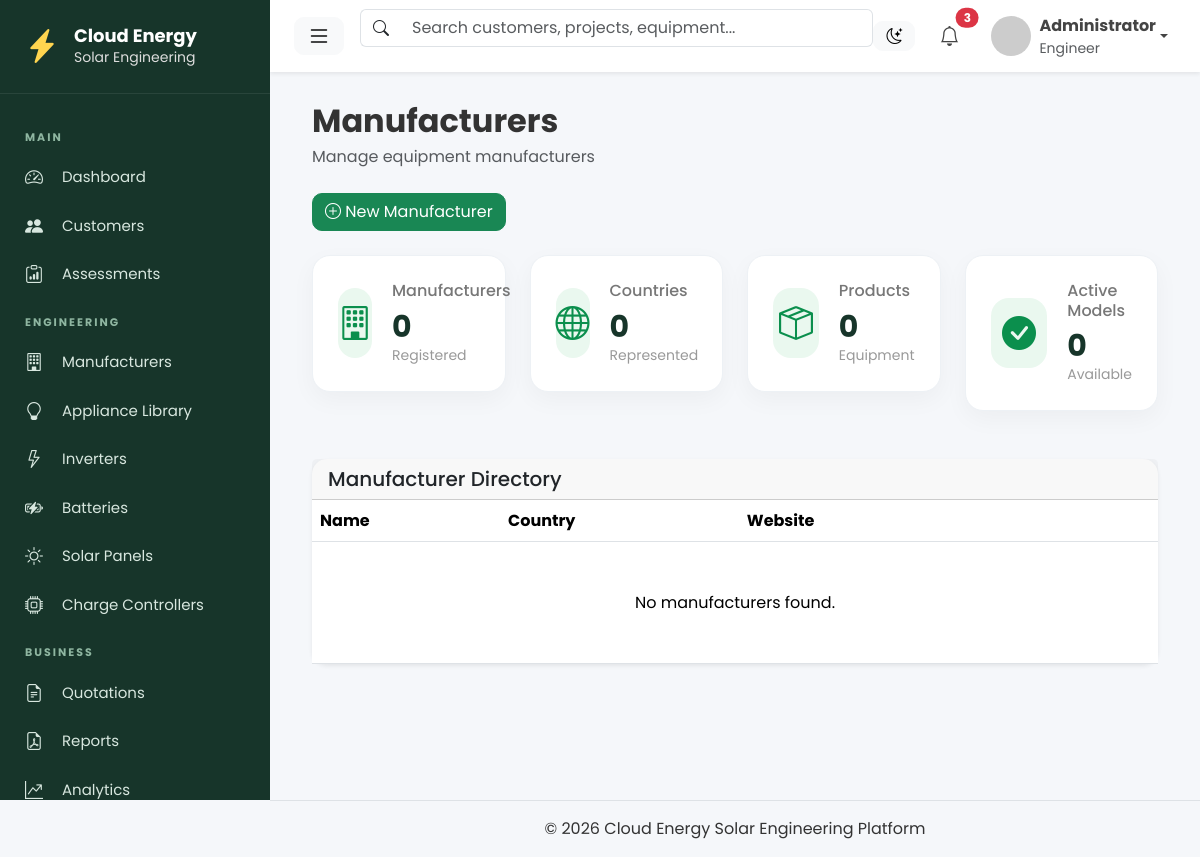
Before: /equipment/manufacturers/ with the older database file.
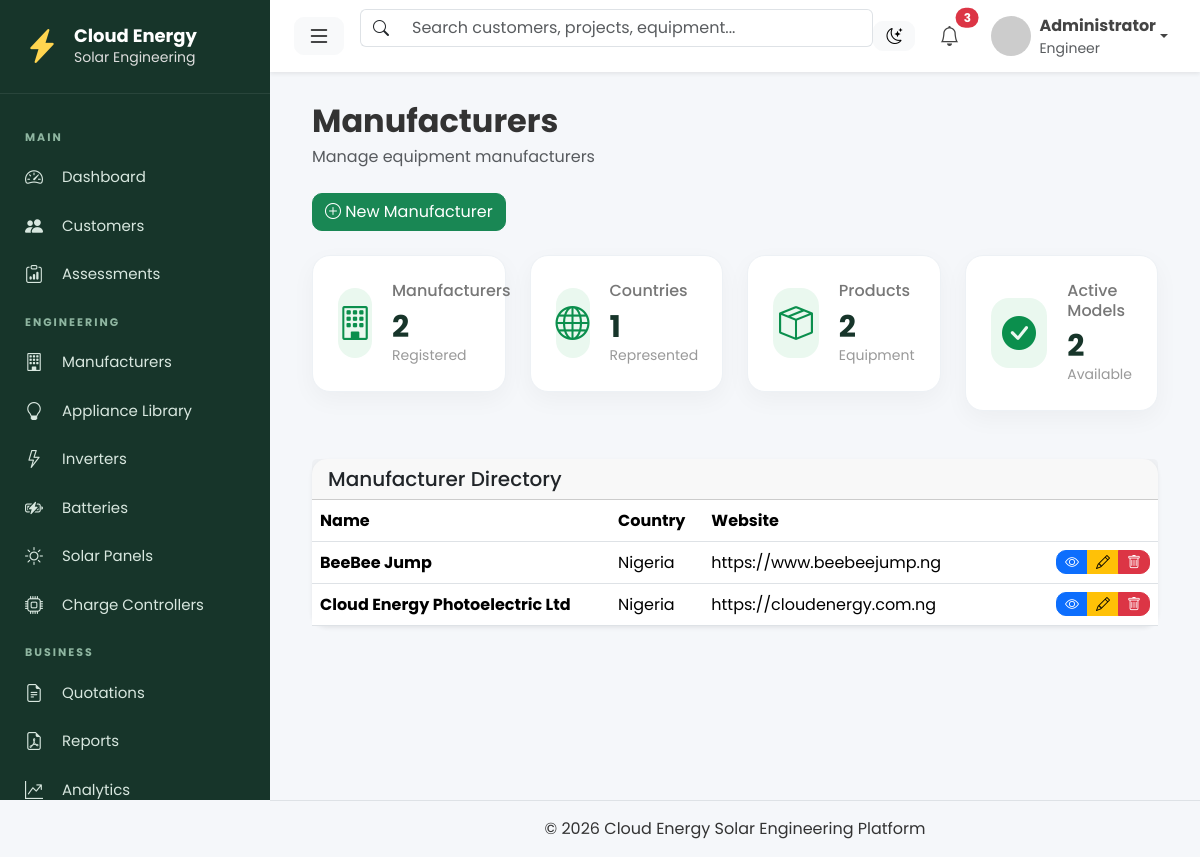
After: the same page with the newer database file.
### equipment/models.py (models this page shows, shortened)
class Manufacturer(models.Model):
    name = models.CharField(
        max_length=100,
        unique=True,
    )
    logo = models.ImageField(
        upload_to="manufacturers/",
        blank=True,
        null=True
    )
    website = models.URLField(
        blank=True,
    )
    support_email = models.EmailField(blank=True)
    support_phone = models.CharField(
        max_length=30,
        blank=True
    )
    country = models.CharField(
        max_length=100,
        blank=True
    )
    notes = models.TextField(
        blank=True
    )
    active = models.BooleanField(
        default=True,
    )
    class Meta:
        ordering = ["name"]

### equipment/views.py (the view)
class ManufacturerListView(ListView):
    model = Manufacturer
    template_name = "equipment/manufacturers/manufacturer_list.html"
    context_object_name = "manufacturers"
    paginate_by = 15
    queryset = Manufacturer.objects.order_by("name")
    def get_context_data(self, **kwargs):
        context = super().get_context_data(**kwargs)
        queryset = Manufacturer.objects.all()
        context["manufacturers_count"] = queryset.count()
        context["countries_count"] = (
            queryset.exclude(country="")
            .values("country")
            .distinct()
            .count()
        )
        context["products_count"] = (
            SolarPanel.objects.count()
            + Battery.objects.count()
            + Inverter.objects.count()
            + ChargeController.objects.count()
        )
        context["active_products"] = (
            SolarPanel.objects.filter(active=True).count()
            + Battery.objects.filter(active=True).count()
            + Inverter.objects.filter(active=True).count()
            + ChargeController.objects.filter(active=True).count()
        )
        return context

### templates/equipment/manufacturers/manufacturer_list.html (shortened to what this page needs)
{% extends "layouts/base.html" %}
{% block content %}
{% include "components/page_header.html" with title="Manufacturers" subtitle="Manage equipment manufacturers" %}
<div class="mb-4">
    <a href="{% url 'equipment:manufacturer-create' %}"
       class="btn btn-success">
        <i class="bi bi-plus-circle"></i>
        New Manufacturer
    </a>
</div>
<div class="row mb-4">
    {% include "components/metric_card.html" with title="Manufacturers" value=manufacturers_count icon="bi-building" footer="Registered" %}
    {% include "components/metric_card.html" with title="Countries" value=countries_count icon="bi-globe" footer="Represented" %}
    {% include "components/metric_card.html" with title="Products" value=products_count icon="bi-box-seam" footer="Equipment" %}
    {% include "components/metric_card.html" with title="Active Models" value=active_products icon="bi-check-circle-fill" footer="Available" %}
</div>
<div class="card shadow-sm border-0">
    <div class="card-header">
        <h5 class="mb-0">Manufacturer Directory</h5>
    </div>
    <div class="card-body p-0">
        <table class="table table-hover align-middle mb-0">
            <thead>
                <tr>
                    <th>Name</th>
                    <th>Country</th>
                    <th>Website</th>
                    <th width="180"></th>
                </tr>
            </thead>
            <tbody>
                {% for manufacturer in manufacturers %}
                <tr>
                    <td>
                        <strong>{{ manufacturer.name }}</strong>
                    </td>
                    <td>
                        {{ manufacturer.country }}
                    </td>
                    <td>
                        {{ manufacturer.website }}
                    </td>
                    <td class="text-end">
                        <div class="btn-group">
                            <a href="{% url 'equipment:manufacturer-detail' manufacturer.pk %}"
                               class="btn btn-sm btn-primary">
                                <i class="bi bi-eye"></i>
                            </a>
                            <a href="{% url 'equipment:manufacturer-update' manufacturer.pk %}"
                               class="btn btn-sm btn-warning">
                                <i class="bi bi-pencil"></i>
                            </a>
                            <a href="{% url 'equipment:manufacturer-delete' manufacturer.pk %}"
                               class="btn btn-sm btn-danger">
                                <i class="bi bi-trash"></i>
                            </a>
                        </div>
                    </td>
                </tr>
                {% empty %}
                <tr>
                    <td colspan="4" class="text-center py-5">
                        No manufacturers found.
                    </td>
                </tr>
                {% endfor %}
            </tbody>
        </table>
    </div>
</div>
{% endblock %}

Changed rows visible on the page:
added Manufacturer: name "BeeBee Jump", country "Nigeria", website "https://www.beebeejump.ng"
added Manufacturer: name "Cloud Energy Photoelectric Ltd", country "Nigeria", website "https://cloudenergy.com.ng"
Other visible differences:
{{ value }}: "0 0 0 0" → "2 1 2 2"
text no longer shown: "No manufacturers found."
